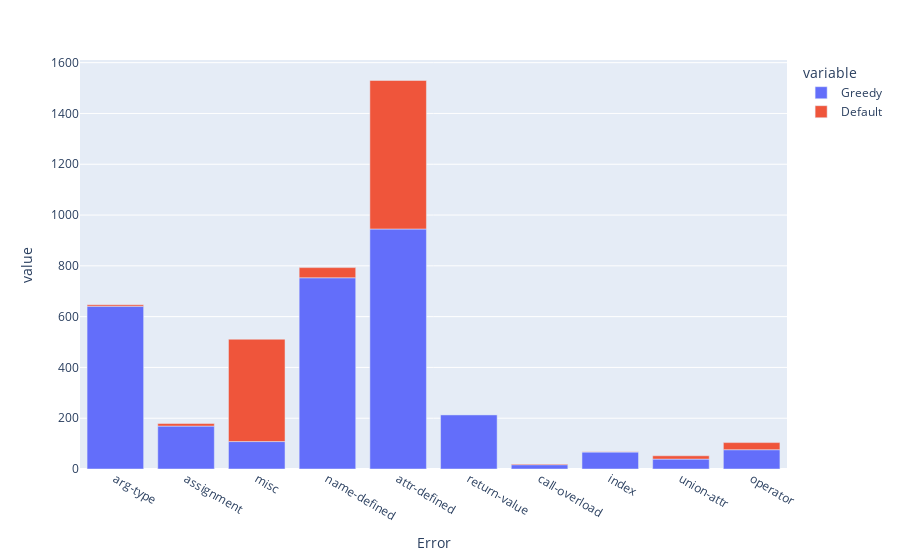

Notebook cell for this chart:
### Code cell
import plotly.express as px
import pandas as pd

greedy_counts = Counter(e.error_code for _, e in type_errors["greedy"])
keys = list(greedy_counts.keys())[:10]
data = pd.DataFrame({"Error": keys, "Greedy": [greedy_counts.get(k, 0) for k in keys], "Default": [default_counts.get(k, 0) for k in keys]})

px.bar(data, x="Error", y=["Greedy", "Default"])

### Figure 1 — Plotly figure (JSON) as saved in the notebook; plotly's stock layout.template omitted (floating-point values rounded to 4 significant figures)
{"data": [{"alignmentgroup": "True", "hovertemplate": "variable=Greedy<br>Error=%{x}<br>value=%{y}<extra></extra>", "legendgroup": "Greedy", "marker": {"color": "#636efa", "pattern": {"shape": ""}}, "name": "Greedy", "offsetgroup": "Greedy", "orientation": "v", "showlegend": true, "textposition": "auto", "type": "bar", "x": ["arg-type", "assignment", "misc", "name-defined", "attr-defined", "return-value", "call-overload", "index", "union-attr", "operator"], "xaxis": "x", "y": [641, 169, 108, 753, 945, 214, 17, 67, 39, 76], "yaxis": "y"}, {"alignmentgroup": "True", "hovertemplate": "variable=Default<br>Error=%{x}<br>value=%{y}<extra></extra>", "legendgroup": "Default", "marker": {"color": "#EF553B", "pattern": {"shape": ""}}, "name": "Default", "offsetgroup": "Default", "orientation": "v", "showlegend": true, "textposition": "auto", "type": "bar", "x": ["arg-type", "assignment", "misc", "name-defined", "attr-defined", "return-value", "call-overload", "index", "union-attr", "operator"], "xaxis": "x", "y": [6, 10, 403, 40, 585, 0, 3, 1, 13, 28], "yaxis": "y"}], "layout": {"barmode": "relative", "legend": {"title": {"text": "variable"}, "tracegroupgap": 0}, "margin": {"t": 60}, "xaxis": {"anchor": "y", "domain": [0, 1], "title": {"text": "Error"}}, "yaxis": {"anchor": "x", "domain": [0, 1], "title": {"text": "value"}}}}
